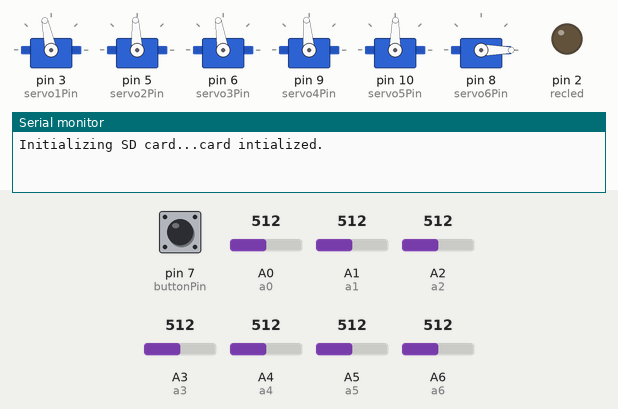
Simulated run of this sketch. Board: Arduino Nano, built with avr-gcc and run on an emulated ATmega328P. On the bench: 6 × servo, output pins drawn as LEDs (lit = HIGH), the last lines printed to the serial monitor. Inputs (shaded band) come from the test bench; at power-on: A6 (a6) = 512, pin 7 (buttonPin) LOW, A0 (a0) = 512, A1 (a1) = 512, A2 (a2) = 512, A3 (a3) = 512, A4 (a4) = 512, A5 (a5) = 512. Storage starts empty.

Above: at 1.2 s.
1.3 s: A6 (a6) set to 1006
2.8 s: A6 (a6) set to 1023
At 3.5 s:
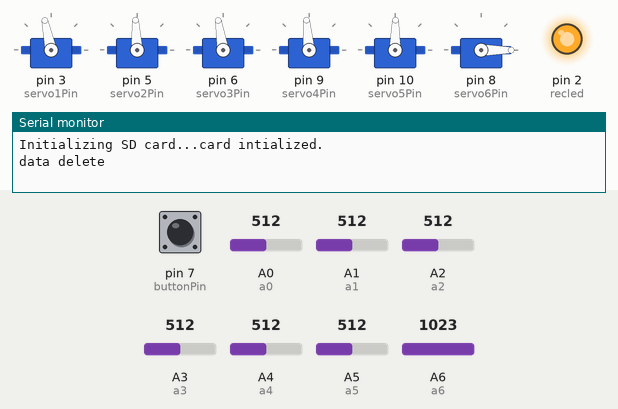
Timing chart, 0 to 11.8 s (numbered marks = the images above; inputs shaded):
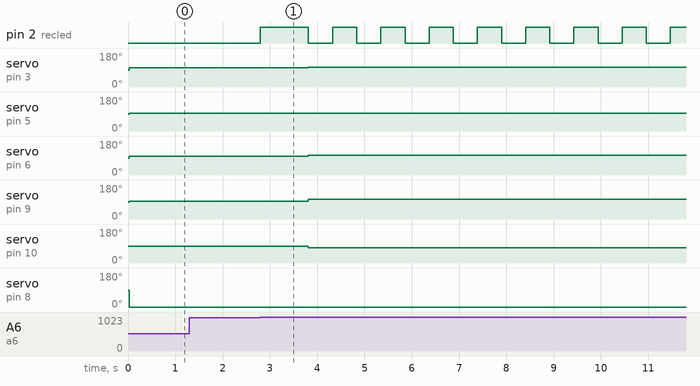

The sketch:

update-06-10.ino
```cpp
#include<SPI.h>
#include<SD.h>
#include<Servo.h>

String buffer;
const char delimiter = ',';
int boundLow;
int boundHigh;

const int chipSelect=4;
boolean stay=0;
boolean stay2=0;
boolean onetime=1;
boolean setValue=0;

int recled=2;
unsigned long prevTime=millis();
long interval=1000;
int LED_state=LOW;


int a0=A0;
int a1= A1;
int a2=A2;
int a3=A3;
int a4=A4;
int a5=A5;
int a6=A6;


int a0value=500;
int a1value=510;
int a2value=530;
int a3value=540;
int a4value=487;
int a5value=600;
int a6value;

int servo1Pin = 3;
int servo2Pin = 5;
int servo3Pin = 6;
int servo4Pin = 9;
int servo5Pin = 10;
int servo6Pin = 8;
int buttonPin = 7;

Servo Servo1;
Servo Servo2;
Servo Servo3;
Servo Servo4;
Servo Servo5;
Servo Servo6;


void setup() {
  pinMode(recled,OUTPUT);
  pinMode(buttonPin,INPUT);
  Serial.begin(9600);
 Servo1.attach(servo1Pin);
 Servo2.attach(servo2Pin);
 Servo3.attach(servo3Pin);
 Servo4.attach(servo4Pin);
 Servo5.attach(servo5Pin);
 Servo6.attach(servo6Pin);
  while(!Serial){
    ;
  }
  Serial.print("Initializing SD card...");
  if(!SD.begin(chipSelect)){
    Serial.println("Card failed,or not present");
    while(1);
  }
  Serial.println("card intialized.");

}

void loop() {

  a6value=analogRead(a6);
  //Serial.print("a6value = ");
  //Serial.println(a6value);


 ///////////////////////////////////////////////////////////////////////////////////////////////////////////////////

if(a6value==1023 || stay==1){   //write data on sdCard AKA record.
  String dataString="";
  stay=1;

     unsigned long currentTime=millis();
    if(currentTime-prevTime>500){                  //rec led blink code without delay
      LED_state = !LED_state;
      digitalWrite(recled,LED_state);
      prevTime=currentTime;
    }

   // Serial.print("one time = ");
    //Serial.println(onetime);

    if(onetime==1){
    SD.remove("datalog.txt");
    Serial.println("data delete");
    delay(1000);
    onetime=0;
        }

      if(a6value==340||a6value==341||a6value==342){  ////stop button push in
        stay=0;
      }

  for(int analogPin = 0; analogPin < 6; analogPin++){  //0 to 5 analog pin as input
    int sensor = analogRead(analogPin);
    dataString += String(sensor);
    if(analogPin < 5){
      dataString+=",";
    }
    }


  File dataFile = SD.open("datalog.txt",FILE_WRITE);
  if (dataFile){
    dataFile.println(dataString);
    dataFile.close();
  //  Serial.println(dataString);
    }

  else {
    Serial.println("error opening datalog.txt");
  }
      boundLow=dataString.indexOf(delimiter);
     int a0value=dataString.substring(0,boundLow).toInt();

      boundHigh=dataString.indexOf(delimiter,boundLow+1);
    int  a1value=dataString.substring(boundLow+1,boundHigh).toInt();

      boundLow=dataString.indexOf(delimiter,boundHigh+1);
     int a2value=dataString.substring(boundHigh+1,boundLow).toInt();    ///get seprate data from the string which are seprated by ","

      boundHigh=dataString.indexOf(delimiter,boundLow+1);
     int a3value=dataString.substring(boundLow+1,boundHigh).toInt();

      boundLow=dataString.indexOf(delimiter,boundHigh+1);
     int a4value=dataString.substring(boundHigh+1,boundLow).toInt();

      boundHigh=dataString.indexOf(delimiter,boundLow+1);
     int a5value=dataString.substring(boundLow+1,boundHigh).toInt();

    //  serialPrintServo();
  int ser1=map(a0value,100,800,0,180);
  int ser2=map(a1value,100,800,0,160);
  int ser3=map(a2value,860,260,0,180);    //Map pot value to servo motors.
  int ser4=map(a3value,857,260,0,180);
  int ser5=map(a4value,158,808,180,0);
  int ser6=map(a5value,600,761,0,50);

   Servo1.write(ser1); //ground servo
   Servo2.write(ser2);   /// 0-90-160
   Servo3.write(ser3);   ///0 -100 -180
   Servo4.write(ser4);    //  0-95-180
   Servo5.write(ser5);   ///  0-90-180 , 0 anti-clock and 90 normal pos.
   Servo6.write(ser6);    ///gripper 0-50

  }
///////////////////////////////////////////////////////////////////////////////////////////////////////////////////
else if(a6value==0 || stay2==1){    /////read sdCard AKA play
  File dataFile = SD.open("datalog.txt");
  stay2=1;


  if(dataFile){

   while(dataFile.available()){             //change to if(dataFile.available()) , in case while dose not work
    //  Serial.write(dataFile.read());   //uncomment to go to back to code to just read and write on Serial monitor
     // Serial.println("writing done");
   buffer = dataFile.readStringUntil('\n');
   //  Serial.println(buffer);
     delay(10);                                //decrease this delay to increase speed the playback action
     boundLow=buffer.indexOf(delimiter);
     int  a0value=buffer.substring(0,boundLow).toInt();

      boundHigh=buffer.indexOf(delimiter,boundLow+1);
     int a1value=buffer.substring(boundLow+1,boundHigh).toInt();

      boundLow=buffer.indexOf(delimiter,boundHigh+1);
      int a2value=buffer.substring(boundHigh+1,boundLow).toInt();

      boundHigh=buffer.indexOf(delimiter,boundLow+1);
      int a3value=buffer.substring(boundLow+1,boundHigh).toInt();        ///get seprate data from the string which are seprated by ","

      boundLow=buffer.indexOf(delimiter,boundHigh+1);
      int a4value=buffer.substring(boundHigh+1,boundLow).toInt();

      boundHigh=buffer.indexOf(delimiter,boundLow+1);
      int a5value=buffer.substring(boundLow+1,boundHigh).toInt();

      // serialPrintServo();

  int ser1=map(a0value,100,800,0,180);
  int ser2=map(a1value,100,800,0,160);
  int ser3=map(a2value,860,260,0,180);   //Map pot value to servo motors.
  int ser4=map(a3value,857,260,0,180);
  int ser5=map(a4value,158,808,180,0);
  int ser6=map(a5value,600,761,0,50);

   Servo1.write(ser1); //ground servo
   Servo2.write(ser2);   /// 0-90-160
   Servo3.write(ser3);   ///0 -100 -180
   Servo4.write(ser4);    //  0-95-180
   Servo5.write(ser5);   ///  0-90-180 , 0 anti-clock and 90 normal pos.
   Servo6.write(ser6);    ///gripper 0-50

       if(a6value==340||a6value==341||a6value==342){  ////stop button push in
        stay2=0;
        dataFile.close();
        delay(10);
      }

   }

    dataFile.close();

  }

}
  /////////////////////////////////////////////////////////////////////////////////////////////////////
else{
     digitalWrite(recled,LOW);
  //   Serial.println("main loop");
        onetime=1;
 int btValue=digitalRead(buttonPin);
    if(btValue==HIGH){
      if(setValue==0){
        setValue=1;
        delay(300);
      }                                ///Button to Activate or Deactivate analogRead
      else{
        setValue=0;
        delay(300);
      }
    }
    if(setValue==1){
    a0value= analogRead(a0);
    a1value= analogRead(a1);
    a2value= analogRead(a2);       ////anlog read pot value
    a3value= analogRead(a3);
    a4value= analogRead(a4);
    a5value= analogRead(a5);
    /*
    Serial.print("a0value= ");
    Serial.println(a0value);
    Serial.print("a1value= ");
    Serial.println(a1value);             //uncomment for debuging.
    Serial.print("a2value= ");
    Serial.println(a2value);
    Serial.print("a3value= ");
    Serial.println(a3value);
    Serial.print("a4value= ");
    Serial.println(a4value);
    Serial.print("a5value= ");
    Serial.println(a5value);
    */
    }
  int ser1=map(a0value,100,800,0,180);
  int ser2=map(a1value,100,800,0,160);
  int ser3=map(a2value,860,260,0,180);    //Map pot value to servo motors.
  int ser4=map(a3value,857,260,0,180);
  int ser5=map(a4value,158,808,180,0);
  int ser6=map(a5value,600,761,0,50);

   Servo1.write(ser1); //ground servo
   Servo2.write(ser2);   /// 0-90-160
   Servo3.write(ser3);   ///0 -100 -180
   Servo4.write(ser4);    //  0-95-180
   Servo5.write(ser5);   ///  0-90-180 , 0 anti-clock and 90 normal pos.
   Servo6.write(ser6);    ///gripper 0-50


  }

}
/*
void servo(){
  int ser1=map(a0value,100,800,0,180);
  int ser2=map(a1value,100,900,0,160);
  int ser3=map(a2value,860,260,0,180);    //Map pot value to servo motors.
  int ser4=map(a3value,857,260,0,180);
  int ser5=map(a4value,158,808,180,0);
  int ser6=map(a5value,600,761,0,50);

   Servo1.write(ser1); //ground servo
   Servo2.write(ser2);   /// 0-90-160
   Servo3.write(ser3);   ///0 -100 -180
   Servo4.write(ser4);    //  0-95-180
   Servo5.write(ser5);   ///  0-90-180 , 0 anti-clock and 90 normal pos.
   Servo6.write(ser6);    ///gripper 0-50

}
*/
/*

void serialPrintServo(){
      Serial.print("servo1= ");
      Serial.println(servo1);
      Serial.print("servo2= ");
      Serial.println(servo2);
      Serial.print("servo3= ");         //uncomment for debuging
      Serial.println(servo3);
      Serial.print("servo4= ");
      Serial.println(servo4);
      Serial.print("servo5= ");
      Serial.println(servo5);
      Serial.print("servo6= ");
      Serial.println(servo6);
}
*/
```

Measured:
- the behaviour switches between 1022 and 1023 on A6 (a6) (found by bisection; images 0 and 1)
- after the input at 1.3 s, every drawn part: stays the same
- after the input at 2.8 s, pin 2 (recled): LOW → HIGH at once, then repeats every 1.0 s: LOW 0.51 s, HIGH 0.51 s; servo on pin 3 (servo1Pin): 102° → 105° after 1.0 s; servo on pin 5 (servo2Pin): 93° → 94° after 1.0 s; servo on pin 6 (servo3Pin): 99° → 104° after 1.0 s; servo on pin 9 (servo4Pin): 95° → 104° after 1.0 s
